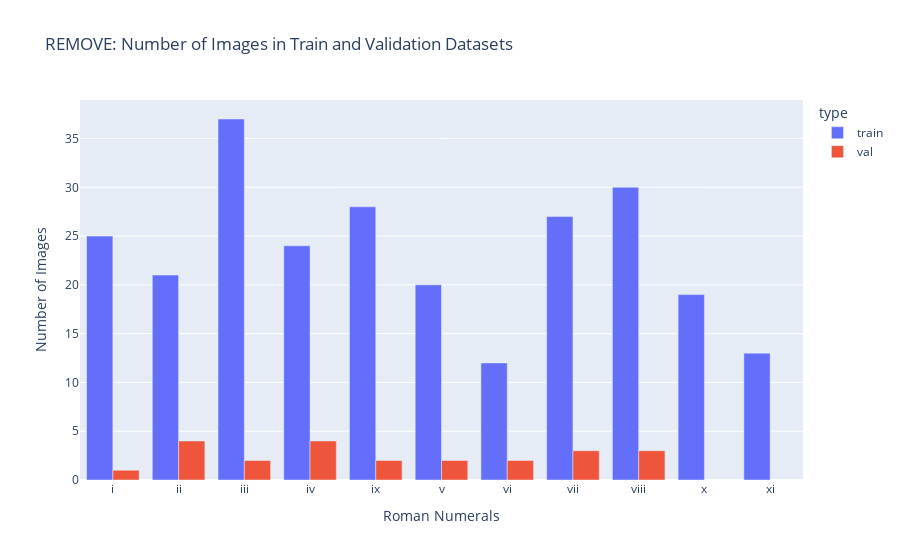

Notebook code for this chart:
### Code cell
# Count images in both train and val subfolders
train_counts_mislabel = count_images_in_folders(train_remove_dir)
val_counts_mislabel = count_images_in_folders(val_remove_dir)

# Combine train and val counts
df_counts = pd.DataFrame(train_counts_mislabel + val_counts_mislabel)

# Plot the data using plotly express
fig = px.bar(df_counts, x='label', y='count', color='type', barmode='group',
             title="REMOVE: Number of Images in Train and Validation Datasets",
             labels={'label': 'Roman Numerals', 'count': 'Number of Images'})
fig.show()

### Figure 1 — Plotly figure (JSON) as saved in the notebook; plotly's stock layout.template omitted (floating-point values rounded to 4 significant figures)
{"data": [{"alignmentgroup": "True", "hovertemplate": "type=train<br>Roman Numerals=%{x}<br>Number of Images=%{y}<extra></extra>", "legendgroup": "train", "marker": {"color": "#636efa", "pattern": {"shape": ""}}, "name": "train", "offsetgroup": "train", "orientation": "v", "showlegend": true, "textposition": "auto", "type": "bar", "x": ["i", "ii", "iii", "iv", "ix", "v", "vi", "vii", "viii", "x", "xi"], "xaxis": "x", "y": [25, 21, 37, 24, 28, 20, 12, 27, 30, 19, 13], "yaxis": "y"}, {"alignmentgroup": "True", "hovertemplate": "type=val<br>Roman Numerals=%{x}<br>Number of Images=%{y}<extra></extra>", "legendgroup": "val", "marker": {"color": "#EF553B", "pattern": {"shape": ""}}, "name": "val", "offsetgroup": "val", "orientation": "v", "showlegend": true, "textposition": "auto", "type": "bar", "x": ["i", "ii", "iii", "iv", "ix", "v", "vi", "vii", "viii"], "xaxis": "x", "y": [1, 4, 2, 4, 2, 2, 2, 3, 3], "yaxis": "y"}], "layout": {"barmode": "group", "legend": {"title": {"text": "type"}, "tracegroupgap": 0}, "title": {"text": "REMOVE: Number of Images in Train and Validation Datasets"}, "xaxis": {"anchor": "y", "domain": [0, 1], "title": {"text": "Roman Numerals"}}, "yaxis": {"anchor": "x", "domain": [0, 1], "title": {"text": "Number of Images"}}}}
